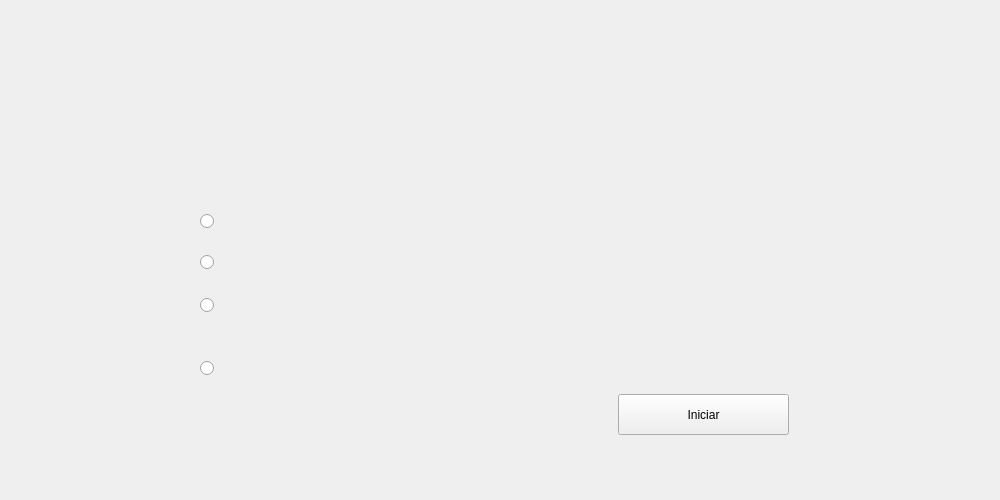
<?xml version="1.0" encoding="UTF-8"?>
<ui version="4.0">
 <class>Control_de_acceso</class>
 <widget class="QWidget" name="Control_de_acceso">
  <property name="geometry">
   <rect>
    <x>0</x>
    <y>0</y>
    <width>1000</width>
    <height>500</height>
   </rect>
  </property>
  <property name="windowTitle">
   <string>Form</string>
  </property>
  <widget class="QLabel" name="Control_acceso">
   <property name="geometry">
    <rect>
     <x>0</x>
     <y>0</y>
     <width>1000</width>
     <height>500</height>
    </rect>
   </property>
   <property name="text">
    <string/>
   </property>
   <property name="pixmap">
    <pixmap resource="imagenes.qrc">:/Imagenes videojuego_F/Control de acceso/Inicio-01.png</pixmap>
   </property>
   <property name="scaledContents">
    <bool>true</bool>
   </property>
  </widget>
  <widget class="QPushButton" name="Iniciar">
   <property name="geometry">
    <rect>
     <x>618</x>
     <y>394</y>
     <width>171</width>
     <height>41</height>
    </rect>
   </property>
   <property name="text">
    <string>Iniciar</string>
   </property>
  </widget>
  <widget class="QRadioButton" name="Op1">
   <property name="geometry">
    <rect>
     <x>200</x>
     <y>213</y>
     <width>16</width>
     <height>16</height>
    </rect>
   </property>
   <property name="text">
    <string/>
   </property>
  </widget>
  <widget class="QRadioButton" name="Op2">
   <property name="geometry">
    <rect>
     <x>200</x>
     <y>254</y>
     <width>16</width>
     <height>16</height>
    </rect>
   </property>
   <property name="text">
    <string/>
   </property>
  </widget>
  <widget class="QRadioButton" name="Op3">
   <property name="geometry">
    <rect>
     <x>200</x>
     <y>297</y>
     <width>16</width>
     <height>16</height>
    </rect>
   </property>
   <property name="text">
    <string/>
   </property>
  </widget>
  <widget class="QRadioButton" name="Op4">
   <property name="geometry">
    <rect>
     <x>200</x>
     <y>360</y>
     <width>16</width>
     <height>16</height>
    </rect>
   </property>
   <property name="text">
    <string/>
   </property>
  </widget>
  <widget class="QLabel" name="Correctas">
   <property name="geometry">
    <rect>
     <x>200</x>
     <y>400</y>
     <width>411</width>
     <height>31</height>
    </rect>
   </property>
   <property name="font">
    <font>
     <pointsize>15</pointsize>
     <weight>50</weight>
     <bold>false</bold>
    </font>
   </property>
   <property name="text">
    <string/>
   </property>
  </widget>
  <zorder>Control_acceso</zorder>
  <zorder>Op1</zorder>
  <zorder>Op2</zorder>
  <zorder>Op3</zorder>
  <zorder>Op4</zorder>
  <zorder>Iniciar</zorder>
  <zorder>Correctas</zorder>
 </widget>
 <resources>
  <include location="imagenes.qrc"/>
 </resources>
 <connections/>
</ui>
